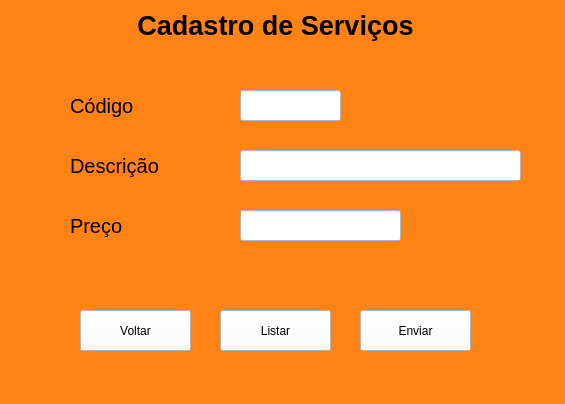
<?xml version="1.0" encoding="UTF-8"?>
<ui version="4.0">
 <class>MainWindow</class>
 <widget class="QMainWindow" name="MainWindow">
  <property name="geometry">
   <rect>
    <x>0</x>
    <y>0</y>
    <width>565</width>
    <height>404</height>
   </rect>
  </property>
  <property name="windowTitle">
   <string>MainWindow</string>
  </property>
  <property name="styleSheet">
   <string notr="true">background-color:rgb(255, 130, 20)</string>
  </property>
  <widget class="QWidget" name="centralwidget">
   <widget class="QLabel" name="label_2">
    <property name="geometry">
     <rect>
      <x>70</x>
      <y>90</y>
      <width>81</width>
      <height>31</height>
     </rect>
    </property>
    <property name="font">
     <font>
      <pointsize>15</pointsize>
     </font>
    </property>
    <property name="text">
     <string>Código</string>
    </property>
   </widget>
   <widget class="QLineEdit" name="lineEdit">
    <property name="geometry">
     <rect>
      <x>240</x>
      <y>90</y>
      <width>101</width>
      <height>31</height>
     </rect>
    </property>
    <property name="styleSheet">
     <string notr="true">background-color: rgb(255, 255, 255);</string>
    </property>
   </widget>
   <widget class="QLabel" name="label_4">
    <property name="geometry">
     <rect>
      <x>70</x>
      <y>210</y>
      <width>81</width>
      <height>31</height>
     </rect>
    </property>
    <property name="font">
     <font>
      <pointsize>15</pointsize>
     </font>
    </property>
    <property name="text">
     <string>Preço</string>
    </property>
   </widget>
   <widget class="QLineEdit" name="lineEdit_3">
    <property name="geometry">
     <rect>
      <x>240</x>
      <y>210</y>
      <width>161</width>
      <height>31</height>
     </rect>
    </property>
    <property name="styleSheet">
     <string notr="true">background-color: rgb(255, 255, 255);</string>
    </property>
    <property name="text">
     <string/>
    </property>
   </widget>
   <widget class="QLabel" name="label">
    <property name="geometry">
     <rect>
      <x>20</x>
      <y>10</y>
      <width>511</width>
      <height>31</height>
     </rect>
    </property>
    <property name="font">
     <font>
      <pointsize>20</pointsize>
      <weight>75</weight>
      <bold>true</bold>
     </font>
    </property>
    <property name="text">
     <string>Cadastro de Serviços</string>
    </property>
    <property name="alignment">
     <set>Qt::AlignCenter</set>
    </property>
   </widget>
   <widget class="QLineEdit" name="lineEdit_2">
    <property name="geometry">
     <rect>
      <x>240</x>
      <y>150</y>
      <width>281</width>
      <height>31</height>
     </rect>
    </property>
    <property name="styleSheet">
     <string notr="true">background-color: rgb(255, 255, 255);</string>
    </property>
   </widget>
   <widget class="QLabel" name="label_3">
    <property name="geometry">
     <rect>
      <x>70</x>
      <y>150</y>
      <width>91</width>
      <height>31</height>
     </rect>
    </property>
    <property name="font">
     <font>
      <pointsize>15</pointsize>
     </font>
    </property>
    <property name="text">
     <string>Descrição</string>
    </property>
   </widget>
   <widget class="QPushButton" name="pushButton_3">
    <property name="geometry">
     <rect>
      <x>220</x>
      <y>310</y>
      <width>111</width>
      <height>41</height>
     </rect>
    </property>
    <property name="styleSheet">
     <string notr="true">background-color: rgb(255, 255, 255);</string>
    </property>
    <property name="text">
     <string>Listar</string>
    </property>
   </widget>
   <widget class="QPushButton" name="pushButton_2">
    <property name="geometry">
     <rect>
      <x>80</x>
      <y>310</y>
      <width>111</width>
      <height>41</height>
     </rect>
    </property>
    <property name="styleSheet">
     <string notr="true">background-color: rgb(255, 255, 255);</string>
    </property>
    <property name="text">
     <string>Voltar</string>
    </property>
   </widget>
   <widget class="QPushButton" name="pushButton_5">
    <property name="geometry">
     <rect>
      <x>360</x>
      <y>310</y>
      <width>111</width>
      <height>41</height>
     </rect>
    </property>
    <property name="styleSheet">
     <string notr="true">background-color: rgb(255, 255, 255);</string>
    </property>
    <property name="text">
     <string>Enviar</string>
    </property>
   </widget>
  </widget>
  <widget class="QMenuBar" name="menubar">
   <property name="geometry">
    <rect>
     <x>0</x>
     <y>0</y>
     <width>565</width>
     <height>21</height>
    </rect>
   </property>
  </widget>
  <widget class="QStatusBar" name="statusbar"/>
 </widget>
 <resources/>
 <connections/>
</ui>
